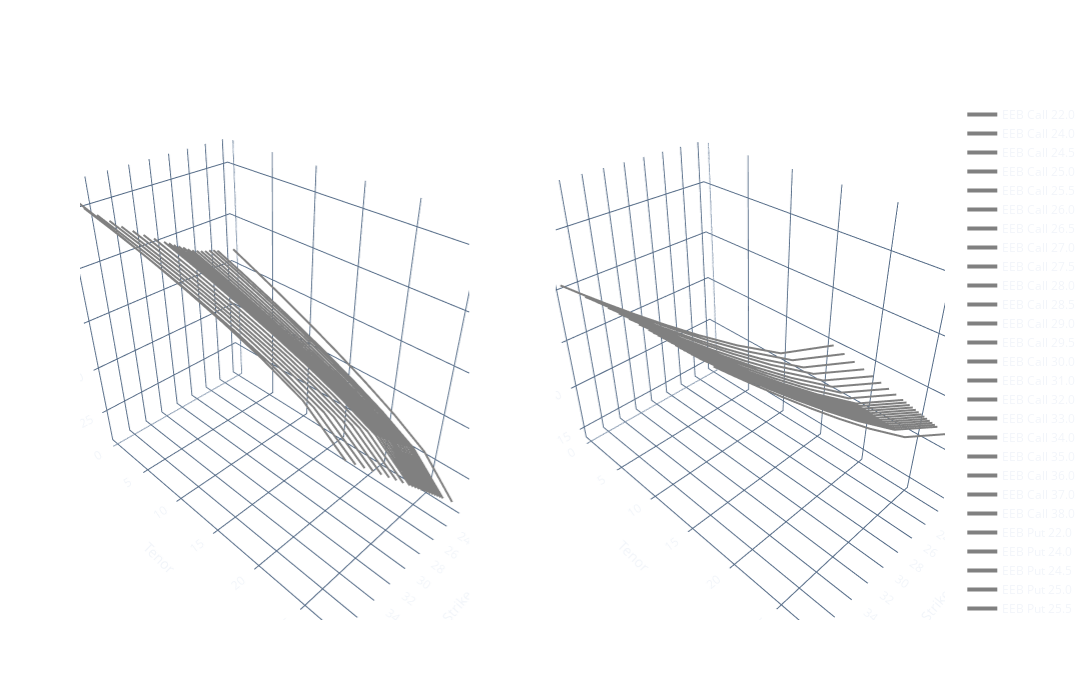

The notebook cell saved with this chart:
### Code cell
grapher.plot3d_boundaries(df,0)

### Figure 1 — Plotly figure (JSON) as saved in the notebook; plotly's stock layout.template omitted (floating-point values rounded to 4 significant figures)
{"data": [{"line": {"color": "gray", "width": 4}, "marker": {"color": "gray", "size": 0, "symbol": "circle"}, "mode": "lines", "name": "EEB Call 22.0", "scene": "scene", "type": "scatter3d", "x": [22, 22, 22, 22, 22, 22, 22, 22, 22], "y": [27.56, 24.11, 20.67, 17.22, 13.78, 10.33, 6.889, 3.444, 0], "z": [22, 25.65, 27.75, 29.52, 31.13, 32.63, 34.05, 35.4, 36.71]}, {"line": {"color": "gray", "width": 4}, "marker": {"color": "gray", "size": 0, "symbol": "circle"}, "mode": "lines", "name": "EEB Call 24.0", "scene": "scene", "type": "scatter3d", "x": [24, 24, 24, 24, 24, 24, 24, 24, 24], "y": [27.56, 24.11, 20.67, 17.22, 13.78, 10.33, 6.889, 3.444, 0], "z": [24, 27.38, 29.29, 30.9, 32.33, 33.66, 34.91, 36.09, 37.22]}, {"line": {"color": "gray", "width": 4}, "marker": {"color": "gray", "size": 0, "symbol": "circle"}, "mode": "lines", "name": "EEB Call 24.5", "scene": "scene", "type": "scatter3d", "x": [24.5, 24.5, 24.5, 24.5, 24.5, 24.5, 24.5, 24.5, 24.5], "y": [27.56, 24.11, 20.67, 17.22, 13.78, 10.33, 6.889, 3.444, 0], "z": [24.5, 27.83, 29.71, 31.28, 32.68, 33.97, 35.19, 36.34, 37.44]}, {"line": {"color": "gray", "width": 4}, "marker": {"color": "gray", "size": 0, "symbol": "circle"}, "mode": "lines", "name": "EEB Call 25.0", "scene": "scene", "type": "scatter3d", "x": [25, 25, 25, 25, 25, 25, 25, 25, 25], "y": [27.56, 24.11, 20.67, 17.22, 13.78, 10.33, 6.889, 3.444, 0], "z": [25, 28.26, 30.09, 31.62, 32.99, 34.24, 35.42, 36.53, 37.59]}, {"line": {"color": "gray", "width": 4}, "marker": {"color": "gray", "size": 0, "symbol": "circle"}, "mode": "lines", "name": "EEB Call 25.5", "scene": "scene", "type": "scatter3d", "x": [25.5, 25.5, 25.5, 25.5, 25.5, 25.5, 25.5, 25.5, 25.5], "y": [27.56, 24.11, 20.67, 17.22, 13.78, 10.33, 6.889, 3.444, 0], "z": [25.5, 28.68, 30.46, 31.94, 33.26, 34.47, 35.6, 36.67, 37.69]}, {"line": {"color": "gray", "width": 4}, "marker": {"color": "gray", "size": 0, "symbol": "circle"}, "mode": "lines", "name": "EEB Call 26.0", "scene": "scene", "type": "scatter3d", "x": [26, 26, 26, 26, 26, 26, 26, 26, 26], "y": [27.56, 24.11, 20.67, 17.22, 13.78, 10.33, 6.889, 3.444, 0], "z": [26, 29.11, 30.84, 32.29, 33.57, 34.74, 35.83, 36.87, 37.85]}, {"line": {"color": "gray", "width": 4}, "marker": {"color": "gray", "size": 0, "symbol": "circle"}, "mode": "lines", "name": "EEB Call 26.5", "scene": "scene", "type": "scatter3d", "x": [26.5, 26.5, 26.5, 26.5, 26.5, 26.5, 26.5, 26.5, 26.5], "y": [27.56, 24.11, 20.67, 17.22, 13.78, 10.33, 6.889, 3.444, 0], "z": [26.5, 29.55, 31.24, 32.65, 33.89, 35.03, 36.09, 37.09, 38.05]}, {"line": {"color": "gray", "width": 4}, "marker": {"color": "gray", "size": 0, "symbol": "circle"}, "mode": "lines", "name": "EEB Call 27.0", "scene": "scene", "type": "scatter3d", "x": [27, 27, 27, 27, 27, 27, 27, 27, 27], "y": [27.56, 24.11, 20.67, 17.22, 13.78, 10.33, 6.889, 3.444, 0], "z": [27, 29.99, 31.64, 33.01, 34.23, 35.33, 36.37, 37.34, 38.26]}, {"line": {"color": "gray", "width": 4}, "marker": {"color": "gray", "size": 0, "symbol": "circle"}, "mode": "lines", "name": "EEB Call 27.5", "scene": "scene", "type": "scatter3d", "x": [27.5, 27.5, 27.5, 27.5, 27.5, 27.5, 27.5, 27.5, 27.5], "y": [27.56, 24.11, 20.67, 17.22, 13.78, 10.33, 6.889, 3.444, 0], "z": [27.5, 30.44, 32.07, 33.42, 34.61, 35.69, 36.7, 37.65, 38.55]}, {"line": {"color": "gray", "width": 4}, "marker": {"color": "gray", "size": 0, "symbol": "circle"}, "mode": "lines", "name": "EEB Call 28.0", "scene": "scene", "type": "scatter3d", "x": [28, 28, 28, 28, 28, 28, 28, 28, 28], "y": [27.56, 24.11, 20.67, 17.22, 13.78, 10.33, 6.889, 3.444, 0], "z": [28, 30.91, 32.52, 33.84, 35.01, 36.08, 37.07, 38.0, 38.88]}, {"line": {"color": "gray", "width": 4}, "marker": {"color": "gray", "size": 0, "symbol": "circle"}, "mode": "lines", "name": "EEB Call 28.5", "scene": "scene", "type": "scatter3d", "x": [28.5, 28.5, 28.5, 28.5, 28.5, 28.5, 28.5, 28.5, 28.5], "y": [27.56, 24.11, 20.67, 17.22, 13.78, 10.33, 6.889, 3.444, 0], "z": [28.5, 31.36, 32.94, 34.24, 35.39, 36.43, 37.4, 38.3, 39.16]}, {"line": {"color": "gray", "width": 4}, "marker": {"color": "gray", "size": 0, "symbol": "circle"}, "mode": "lines", "name": "EEB Call 29.0", "scene": "scene", "type": "scatter3d", "x": [29, 29, 29, 29, 29, 29, 29, 29, 29], "y": [27.56, 24.11, 20.67, 17.22, 13.78, 10.33, 6.889, 3.444, 0], "z": [29, 31.82, 33.37, 34.65, 35.77, 36.79, 37.73, 38.61, 39.45]}, {"line": {"color": "gray", "width": 4}, "marker": {"color": "gray", "size": 0, "symbol": "circle"}, "mode": "lines", "name": "EEB Call 29.5", "scene": "scene", "type": "scatter3d", "x": [29.5, 29.5, 29.5, 29.5, 29.5, 29.5, 29.5, 29.5, 29.5], "y": [27.56, 24.11, 20.67, 17.22, 13.78, 10.33, 6.889, 3.444, 0], "z": [29.5, 32.28, 33.81, 35.07, 36.17, 37.17, 38.1, 38.96, 39.78]}, {"line": {"color": "gray", "width": 4}, "marker": {"color": "gray", "size": 0, "symbol": "circle"}, "mode": "lines", "name": "EEB Call 30.0", "scene": "scene", "type": "scatter3d", "x": [30, 30, 30, 30, 30, 30, 30, 30, 30], "y": [27.56, 24.11, 20.67, 17.22, 13.78, 10.33, 6.889, 3.444, 0], "z": [30, 32.74, 34.24, 35.47, 36.55, 37.53, 38.44, 39.28, 40.08]}, {"line": {"color": "gray", "width": 4}, "marker": {"color": "gray", "size": 0, "symbol": "circle"}, "mode": "lines", "name": "EEB Call 31.0", "scene": "scene", "type": "scatter3d", "x": [31, 31, 31, 31, 31, 31, 31, 31, 31], "y": [27.56, 24.11, 20.67, 17.22, 13.78, 10.33, 6.889, 3.444, 0], "z": [31, 33.66, 35.11, 36.3, 37.34, 38.28, 39.14, 39.95, 40.71]}, {"line": {"color": "gray", "width": 4}, "marker": {"color": "gray", "size": 0, "symbol": "circle"}, "mode": "lines", "name": "EEB Call 32.0", "scene": "scene", "type": "scatter3d", "x": [32, 32, 32, 32, 32, 32, 32, 32, 32], "y": [27.56, 24.11, 20.67, 17.22, 13.78, 10.33, 6.889, 3.444, 0], "z": [32, 34.59, 35.99, 37.14, 38.14, 39.05, 39.88, 40.65, 41.37]}, {"line": {"color": "gray", "width": 4}, "marker": {"color": "gray", "size": 0, "symbol": "circle"}, "mode": "lines", "name": "EEB Call 33.0", "scene": "scene", "type": "scatter3d", "x": [33, 33, 33, 33, 33, 33, 33, 33, 33], "y": [27.56, 24.11, 20.67, 17.22, 13.78, 10.33, 6.889, 3.444, 0], "z": [33, 35.53, 36.9, 38.01, 38.98, 39.86, 40.66, 41.39, 42.04]}, {"line": {"color": "gray", "width": 4}, "marker": {"color": "gray", "size": 0, "symbol": "circle"}, "mode": "lines", "name": "EEB Call 34.0", "scene": "scene", "type": "scatter3d", "x": [34, 34, 34, 34, 34, 34, 34, 34, 34], "y": [27.56, 24.11, 20.67, 17.22, 13.78, 10.33, 6.889, 3.444, 0], "z": [34, 36.47, 37.8, 38.89, 39.83, 40.68, 41.43, 42.11, 42.74]}, {"line": {"color": "gray", "width": 4}, "marker": {"color": "gray", "size": 0, "symbol": "circle"}, "mode": "lines", "name": "EEB Call 35.0", "scene": "scene", "type": "scatter3d", "x": [35, 35, 35, 35, 35, 35, 35, 35, 35], "y": [27.56, 24.11, 20.67, 17.22, 13.78, 10.33, 6.889, 3.444, 0], "z": [35, 37.43, 38.75, 39.81, 40.73, 41.54, 42.25, 42.91, 43.53]}, {"line": {"color": "gray", "width": 4}, "marker": {"color": "gray", "size": 0, "symbol": "circle"}, "mode": "lines", "name": "EEB Call 36.0", "scene": "scene", "type": "scatter3d", "x": [36, 36, 36, 36, 36, 36, 36, 36, 36], "y": [27.56, 24.11, 20.67, 17.22, 13.78, 10.33, 6.889, 3.444, 0], "z": [36, 38.39, 39.68, 40.72, 41.6, 42.36, 43.06, 43.7, 44.3]}, {"line": {"color": "gray", "width": 4}, "marker": {"color": "gray", "size": 0, "symbol": "circle"}, "mode": "lines", "name": "EEB Call 37.0", "scene": "scene", "type": "scatter3d", "x": [37, 37, 37, 37, 37, 37, 37, 37, 37], "y": [27.56, 24.11, 20.67, 17.22, 13.78, 10.33, 6.889, 3.444, 0], "z": [37, 39.37, 40.65, 41.66, 42.5, 43.25, 43.93, 44.57, 45.16]}, {"line": {"color": "gray", "width": 4}, "marker": {"color": "gray", "size": 0, "symbol": "circle"}, "mode": "lines", "name": "EEB Call 38.0", "scene": "scene", "type": "scatter3d", "x": [38, 38, 38, 38, 38, 38, 38, 38, 38], "y": [27.56, 24.11, 20.67, 17.22, 13.78, 10.33, 6.889, 3.444, 0], "z": [38, 40.47, 41.77, 42.79, 43.66, 44.44, 45.15, 45.8, 46.42]}, {"line": {"color": "gray", "width": 4}, "marker": {"color": "gray", "size": 0, "symbol": "circle"}, "mode": "lines", "name": "EEB Put 22.0", "scene": "scene2", "type": "scatter3d", "x": [22, 22, 22, 22, 22, 22, 22, 22, 22], "y": [27.56, 24.11, 20.67, 17.22, 13.78, 10.33, 6.889, 3.444, 0], "z": [22, 19.46, 18.25, 17.34, 16.6, 15.97, 15.41, 14.92, 14.47]}, {"line": {"color": "gray", "width": 4}, "marker": {"color": "gray", "size": 0, "symbol": "circle"}, "mode": "lines", "name": "EEB Put 24.0", "scene": "scene2", "type": "scatter3d", "x": [24, 24, 24, 24, 24, 24, 24, 24, 24], "y": [27.56, 24.11, 20.67, 17.22, 13.78, 10.33, 6.889, 3.444, 0], "z": [24, 21.54, 20.36, 19.47, 18.73, 18.1, 17.54, 17.04, 16.58]}, {"line": {"color": "gray", "width": 4}, "marker": {"color": "gray", "size": 0, "symbol": "circle"}, "mode": "lines", "name": "EEB Put 24.5", "scene": "scene2", "type": "scatter3d", "x": [24.5, 24.5, 24.5, 24.5, 24.5, 24.5, 24.5, 24.5, 24.5], "y": [27.56, 24.11, 20.67, 17.22, 13.78, 10.33, 6.889, 3.444, 0], "z": [24.5, 22.05, 20.87, 19.98, 19.25, 18.62, 18.06, 17.55, 17.09]}, {"line": {"color": "gray", "width": 4}, "marker": {"color": "gray", "size": 0, "symbol": "circle"}, "mode": "lines", "name": "EEB Put 25.0", "scene": "scene2", "type": "scatter3d", "x": [25, 25, 25, 25, 25, 25, 25, 25, 25], "y": [27.56, 24.11, 20.67, 17.22, 13.78, 10.33, 6.889, 3.444, 0], "z": [25, 22.56, 21.38, 20.49, 19.75, 19.11, 18.55, 18.05, 17.58]}, {"line": {"color": "gray", "width": 4}, "marker": {"color": "gray", "size": 0, "symbol": "circle"}, "mode": "lines", "name": "EEB Put 25.5", "scene": "scene2", "type": "scatter3d", "x": [25.5, 25.5, 25.5, 25.5, 25.5, 25.5, 25.5, 25.5, 25.5], "y": [27.56, 24.11, 20.67, 17.22, 13.78, 10.33, 6.889, 3.444, 0], "z": [25.5, 23.07, 21.9, 21.01, 20.28, 19.64, 19.08, 18.57, 18.11]}, {"line": {"color": "gray", "width": 4}, "marker": {"color": "gray", "size": 0, "symbol": "circle"}, "mode": "lines", "name": "EEB Put 26.0", "scene": "scene2", "type": "scatter3d", "x": [26, 26, 26, 26, 26, 26, 26, 26, 26], "y": [27.56, 24.11, 20.67, 17.22, 13.78, 10.33, 6.889, 3.444, 0], "z": [26, 23.58, 22.42, 21.53, 20.8, 20.16, 19.6, 19.09, 18.63]}, {"line": {"color": "gray", "width": 4}, "marker": {"color": "gray", "size": 0, "symbol": "circle"}, "mode": "lines", "name": "EEB Put 26.5", "scene": "scene2", "type": "scatter3d", "x": [26.5, 26.5, 26.5, 26.5, 26.5, 26.5, 26.5, 26.5, 26.5], "y": [27.56, 24.11, 20.67, 17.22, 13.78, 10.33, 6.889, 3.444, 0], "z": [26.5, 24.1, 22.93, 22.05, 21.31, 20.68, 20.12, 19.61, 19.14]}, {"line": {"color": "gray", "width": 4}, "marker": {"color": "gray", "size": 0, "symbol": "circle"}, "mode": "lines", "name": "EEB Put 27.0", "scene": "scene2", "type": "scatter3d", "x": [27, 27, 27, 27, 27, 27, 27, 27, 27], "y": [27.56, 24.11, 20.67, 17.22, 13.78, 10.33, 6.889, 3.444, 0], "z": [27, 24.62, 23.47, 22.59, 21.86, 21.23, 20.67, 20.16, 19.7]}, {"line": {"color": "gray", "width": 4}, "marker": {"color": "gray", "size": 0, "symbol": "circle"}, "mode": "lines", "name": "EEB Put 27.5", "scene": "scene2", "type": "scatter3d", "x": [27.5, 27.5, 27.5, 27.5, 27.5, 27.5, 27.5, 27.5, 27.5], "y": [27.56, 24.11, 20.67, 17.22, 13.78, 10.33, 6.889, 3.444, 0], "z": [27.5, 25.15, 24.01, 23.14, 22.42, 21.79, 21.23, 20.72, 20.26]}, {"line": {"color": "gray", "width": 4}, "marker": {"color": "gray", "size": 0, "symbol": "circle"}, "mode": "lines", "name": "EEB Put 28.0", "scene": "scene2", "type": "scatter3d", "x": [28, 28, 28, 28, 28, 28, 28, 28, 28], "y": [27.56, 24.11, 20.67, 17.22, 13.78, 10.33, 6.889, 3.444, 0], "z": [28, 25.66, 24.52, 23.65, 22.93, 22.3, 21.74, 21.23, 20.76]}, {"line": {"color": "gray", "width": 4}, "marker": {"color": "gray", "size": 0, "symbol": "circle"}, "mode": "lines", "name": "EEB Put 28.5", "scene": "scene2", "type": "scatter3d", "x": [28.5, 28.5, 28.5, 28.5, 28.5, 28.5, 28.5, 28.5, 28.5], "y": [27.56, 24.11, 20.67, 17.22, 13.78, 10.33, 6.889, 3.444, 0], "z": [28.5, 26.18, 25.04, 24.18, 23.46, 22.83, 22.27, 21.76, 21.3]}, {"line": {"color": "gray", "width": 4}, "marker": {"color": "gray", "size": 0, "symbol": "circle"}, "mode": "lines", "name": "EEB Put 29.0", "scene": "scene2", "type": "scatter3d", "x": [29, 29, 29, 29, 29, 29, 29, 29, 29], "y": [27.56, 24.11, 20.67, 17.22, 13.78, 10.33, 6.889, 3.444, 0], "z": [29, 26.68, 25.55, 24.68, 23.96, 23.34, 22.78, 22.27, 21.8]}, {"line": {"color": "gray", "width": 4}, "marker": {"color": "gray", "size": 0, "symbol": "circle"}, "mode": "lines", "name": "EEB Put 29.5", "scene": "scene2", "type": "scatter3d", "x": [29.5, 29.5, 29.5, 29.5, 29.5, 29.5, 29.5, 29.5, 29.5], "y": [27.56, 24.11, 20.67, 17.22, 13.78, 10.33, 6.889, 3.444, 0], "z": [29.5, 27.2, 26.08, 25.22, 24.5, 23.87, 23.32, 22.81, 22.34]}, {"line": {"color": "gray", "width": 4}, "marker": {"color": "gray", "size": 0, "symbol": "circle"}, "mode": "lines", "name": "EEB Put 30.0", "scene": "scene2", "type": "scatter3d", "x": [30, 30, 30, 30, 30, 30, 30, 30, 30], "y": [27.56, 24.11, 20.67, 17.22, 13.78, 10.33, 6.889, 3.444, 0], "z": [30, 27.72, 26.6, 25.74, 25.03, 24.41, 23.85, 23.34, 22.88]}, {"line": {"color": "gray", "width": 4}, "marker": {"color": "gray", "size": 0, "symbol": "circle"}, "mode": "lines", "name": "EEB Put 31.0", "scene": "scene2", "type": "scatter3d", "x": [31, 31, 31, 31, 31, 31, 31, 31, 31], "y": [27.56, 24.11, 20.67, 17.22, 13.78, 10.33, 6.889, 3.444, 0], "z": [31, 28.74, 27.64, 26.79, 26.08, 25.46, 24.9, 24.4, 23.93]}, {"line": {"color": "gray", "width": 4}, "marker": {"color": "gray", "size": 0, "symbol": "circle"}, "mode": "lines", "name": "EEB Put 32.0", "scene": "scene2", "type": "scatter3d", "x": [32, 32, 32, 32, 32, 32, 32, 32, 32], "y": [27.56, 24.11, 20.67, 17.22, 13.78, 10.33, 6.889, 3.444, 0], "z": [32, 29.79, 28.67, 27.83, 27.12, 26.51, 25.95, 25.45, 24.98]}, {"line": {"color": "gray", "width": 4}, "marker": {"color": "gray", "size": 0, "symbol": "circle"}, "mode": "lines", "name": "EEB Put 33.0", "scene": "scene2", "type": "scatter3d", "x": [33, 33, 33, 33, 33, 33, 33, 33, 33], "y": [27.56, 24.11, 20.67, 17.22, 13.78, 10.33, 6.889, 3.444, 0], "z": [33, 30.82, 29.7, 28.84, 28.13, 27.52, 26.96, 26.45, 25.99]}, {"line": {"color": "gray", "width": 4}, "marker": {"color": "gray", "size": 0, "symbol": "circle"}, "mode": "lines", "name": "EEB Put 34.0", "scene": "scene2", "type": "scatter3d", "x": [34, 34, 34, 34, 34, 34, 34, 34, 34], "y": [27.56, 24.11, 20.67, 17.22, 13.78, 10.33, 6.889, 3.444, 0], "z": [34, 31.85, 30.75, 29.89, 29.15, 28.53, 27.97, 27.46, 26.99]}, {"line": {"color": "gray", "width": 4}, "marker": {"color": "gray", "size": 0, "symbol": "circle"}, "mode": "lines", "name": "EEB Put 35.0", "scene": "scene2", "type": "scatter3d", "x": [35, 35, 35, 35, 35, 35, 35, 35, 35], "y": [27.56, 24.11, 20.67, 17.22, 13.78, 10.33, 6.889, 3.444, 0], "z": [35, 32.88, 31.79, 30.94, 30.21, 29.56, 28.98, 28.47, 28.0]}, {"line": {"color": "gray", "width": 4}, "marker": {"color": "gray", "size": 0, "symbol": "circle"}, "mode": "lines", "name": "EEB Put 36.0", "scene": "scene2", "type": "scatter3d", "x": [36, 36, 36, 36, 36, 36, 36, 36, 36], "y": [27.56, 24.11, 20.67, 17.22, 13.78, 10.33, 6.889, 3.444, 0], "z": [36, 33.87, 32.77, 31.91, 31.18, 30.52, 29.93, 29.39, 28.89]}, {"line": {"color": "gray", "width": 4}, "marker": {"color": "gray", "size": 0, "symbol": "circle"}, "mode": "lines", "name": "EEB Put 37.0", "scene": "scene2", "type": "scatter3d", "x": [37, 37, 37, 37, 37, 37, 37, 37, 37], "y": [27.56, 24.11, 20.67, 17.22, 13.78, 10.33, 6.889, 3.444, 0], "z": [37, 34.88, 33.79, 32.92, 32.19, 31.53, 30.94, 30.39, 29.88]}, {"line": {"color": "gray", "width": 4}, "marker": {"color": "gray", "size": 0, "symbol": "circle"}, "mode": "lines", "name": "EEB Put 38.0", "scene": "scene2", "type": "scatter3d", "x": [38, 38, 38, 38, 38, 38, 38, 38, 38], "y": [27.56, 24.11, 20.67, 17.22, 13.78, 10.33, 6.889, 3.444, 0], "z": [38, 35.84, 34.73, 33.85, 33.1, 32.43, 31.83, 31.27, 30.75]}], "layout": {"autosize": false, "height": 700, "paper_bgcolor": "rgba(0,0,0,0)", "plot_bgcolor": "rgba(0,0,0,0)", "scene": {"domain": {"x": [0, 0.45], "y": [0, 1]}, "xaxis": {"backgroundcolor": "rgba(0,0,0,0)", "title": {"text": "Strike"}}, "yaxis": {"backgroundcolor": "rgba(0,0,0,0)", "title": {"text": "Tenor"}}, "zaxis": {"backgroundcolor": "rgba(0,0,0,0)", "title": {"text": "Spot"}}}, "scene2": {"domain": {"x": [0.55, 1], "y": [0, 1]}, "xaxis": {"backgroundcolor": "rgba(0,0,0,0)", "title": {"text": "Strike"}}, "yaxis": {"backgroundcolor": "rgba(0,0,0,0)", "title": {"text": "Tenor"}}, "zaxis": {"backgroundcolor": "rgba(0,0,0,0)", "title": {"text": "Spot"}}}, "width": 1500}}
